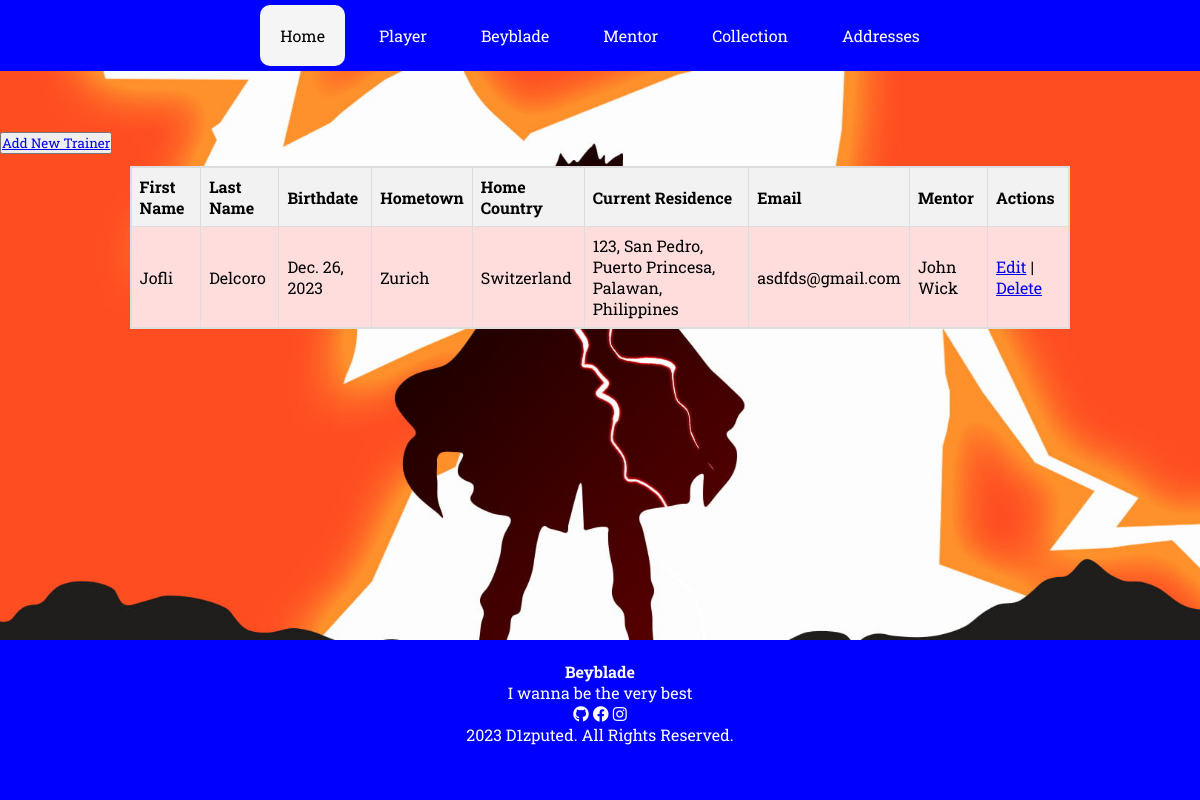
The app's page /player_list, older data.
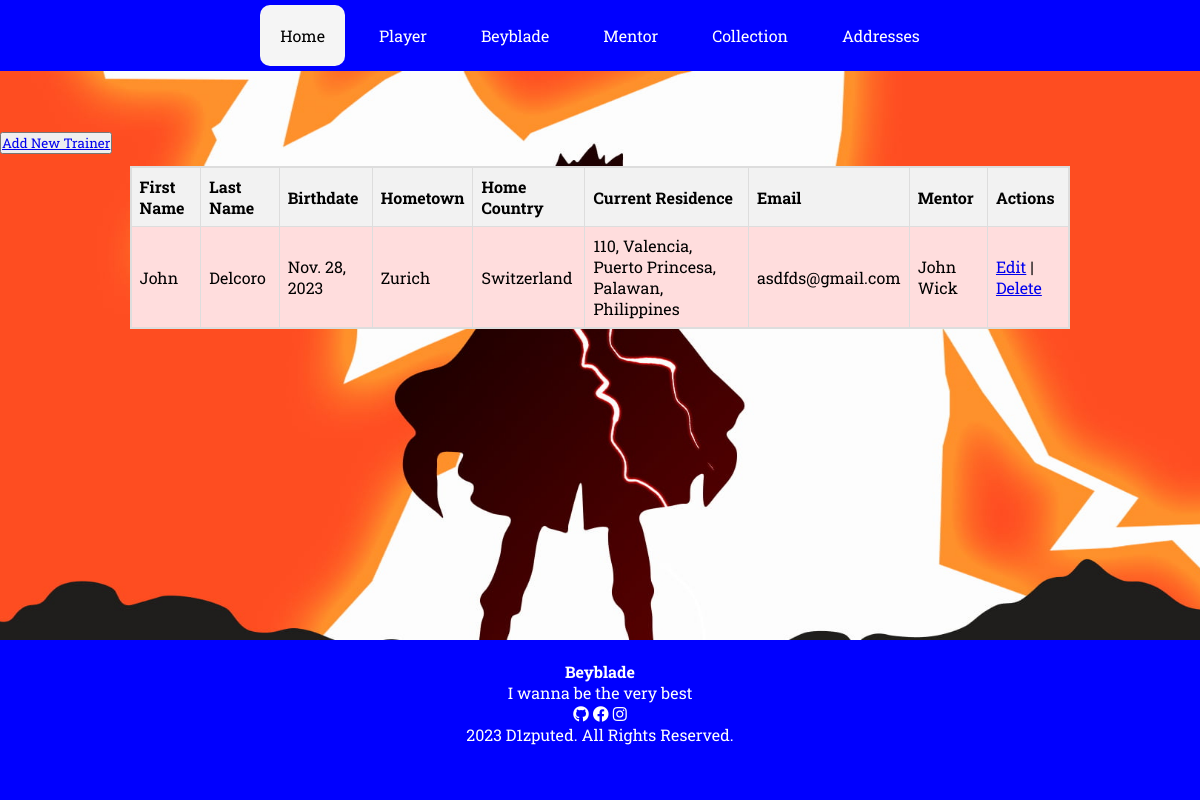
The same page, newer data.
### beyblademasterapp/models.py (models this page shows, shortened)
class BaseModel(models.Model):
    created_at = models.DateTimeField(
        auto_now_add=True, db_index=True
    )
    updated_at = models.DateTimeField(auto_now=True)
    class Meta:
        abstract = True

class Player(BaseModel):
    curAddr = models.ForeignKey(CurAddress, blank=True, null=True, on_delete=models.CASCADE, related_name='%(class)s_player')
    mentor = models.ForeignKey(Mentor, blank=True, null=True, on_delete=models.CASCADE)
    firstName = models.CharField(max_length=50, null=True, blank=True)
    lastName = models.CharField(max_length=50, null=True, blank=True)
    birthdate = models.DateField(null=True, blank=True)
    homeTown = models.CharField(max_length=250, null=True, blank=True)
    homeCountry = models.CharField(max_length=250, null=True, blank=True)
    email = models.EmailField(max_length=100, null=True, blank=True)

class CurAddress(BaseModel):
    houseNo = models.IntegerField(null=True, blank=True)
    street = models.CharField(max_length=250, null=True, blank=True)
    city = models.CharField(max_length=250, null=True, blank=True)
    province = models.CharField(max_length=250, null=True, blank=True)
    country = models.CharField(max_length=250, null=True, blank=True)
    def __str__(self):
        return ", ".join([str(self.houseNo), self.street, self.city, self.province, self.country])

class Mentor(BaseModel):
    curAddr = models.ForeignKey(CurAddress, blank=True, null=True, on_delete=models.CASCADE, related_name='%(class)s_mentor')
    firstName = models.CharField(max_length=50, null=True, blank=True)
    lastName = models.CharField(max_length=50, null=True, blank=True)
    birthdate = models.DateField(null=True, blank=True)
    homeTown = models.CharField(max_length=250, null=True, blank=True)
    homeCountry = models.CharField(max_length=250, null=True, blank=True)
    email = models.EmailField(max_length=100, null=True, blank=True)
    def __str__(self):
        return " ".join([self.firstName, self.lastName])

### beyblademasterapp/views.py (the view)
# urls.py: path('player_list', PlayerListView.as_view(), name='player-list'),
class PlayerListView(ListView):
    model = Player
    context_object_name = 'players'
    template_name = 'players.html'
    paginate_by = 5

### beyblademasterapp/templates/players.html (shortened to what this page needs)
{% extends  "base.html" %}
{% load static %}
      {% block content %}
        <button><a href="{% url "player-add" %}" class="btn btn-success btn-lg">Add New Trainer</a></button><br>
        <section class="trainers-container">
            <table class="styled-table">
                <tbody>
                  <tr>
                    <th>First Name</th>
                    <th>Last Name</th>
                    <th>Birthdate</th>
                    <th>Hometown</th>
                    <th>Home Country</th>
                    <th>Current Residence</th>
                    <th>Email</th>
                    <th>Mentor</th>
                    <th>Actions</th>
                  </tr>
                  {% for player in players%}
                  <tr>
                    <td>{{ player.firstName }}</td>
                    <td>{{ player.lastName }}</td>
                    <td>{{ player.birthdate }}</td>
                    <td>{{ player.homeTown }}</td>
                    <td>{{ player.homeCountry }}</td>
                    <td>{{ player.curAddr }}</td>
                    <td>{{ player.email }}</td>
                    <td>{{ player.mentor }}</td>
                    <td>
                      <a href="player_list/{{ player.id }}" >Edit</a> |
                      <a href="player_list/{{ player.id }}/delete" >Delete</a>
                    </td>
                  </tr>
                  {% endfor %}
                </tbody>
            </table>
        </section>
      {% endblock %}

### beyblademasterapp/templates/base.html (shortened to what this page needs)
{% load static %}
<!DOCTYPE html>
<html lang="en">
  <head>
    <link rel="stylesheet" href="{% static 'css/style.css'%}" />
    <link rel="stylesheet" href="https://cdnjs.cloudflare.com/ajax/libs/font-awesome/5.15.4/css/all.min.css">
  </head>
  <body>
    <section class="navbar">
      <a href="{% url 'home' %}" class="btn" id="active"> Home </a>
      <a href="{% url 'player-list' %}" class="btn"> Player </a>
      <a href="#" class="btn"> Beyblade </a>
      <a href="#" class="btn"> Mentor </a>
      <a href="#" class="btn"> Collection </a>
      <a href="#" class="btn"> Addresses </a>
    </section>
    <main>
      {% block content %}
      {% endblock %}
    </main>
    {% include 'includes/footer.html' %}
  </body>
</html>

### beyblademasterapp/templates/includes/footer.html
<!DOCTYPE html>
<footer>
    <br>
    <p>
        <strong>Beyblade</strong><br />
        I wanna be the very best
    </p>
    <div class="social-icons">
        <a href="https://github.com/D1zputed" target="_blank" class="icon-link">
            <i class="fab fa-github"></i>
        </a>
        <a href="https://www.facebook.com/jofliasaph16/" target="_blank" class="icon-link">
            <i class="fab fa-facebook"></i>
        </a>
        <a href="https://www.instagram.com/jofliasaph/" target="_blank" class="icon-link">
            <i class="fab fa-instagram"></i>
        </a>
    </div>
    <p>
        2023 D1zputed. All Rights Reserved.
    </p>
</footer>
</html>

### beyblademasterapp/static/css/style.css (style rules this page uses)
* { margin: 0; padding: 0; font-family: 'Roboto Slab'; }
body { background-image: url('../images/bg.jpg'); background-size: cover; background-position: center; background-attachment: fixed; min-height: 100px; margin: 0; margin-bottom: 100px; padding: 0; }
main { padding-top: 60px; padding-bottom: 60px; }
.navbar { background-color: blue; overflow: hidden; text-align: center; position: sticky; top: 0; z-index: 100; }
.navbar a { margin: 5px; float: none; display: inline-block; color: white; text-align: center; padding: 20px 20px; text-decoration: none; }
.navbar #active { border-radius: 10px; background-color: whitesmoke; color: black; }
footer { position: fixed; height: 20vh; width: 100%; background-color: blue; color: white; bottom: 0; text-align: center; }
.trainers-container { min-height: auto; border-collapse: collapse; margin: 1%; display: flex; justify-content: center; }
.trainers-container table { border-collapse: collapse; background-color: white; border: 2px solid #dddddd; }
.trainers-container th, .trainers-container td { border: 1px solid #dddddd; text-align: left; padding: 8px; }
.trainers-container th { background-color: white; }
.styled-table { width: 80%; border-collapse: collapse; border: 1px solid #ddd; }
.styled-table th { background-color: #f2f2f2; padding: 8px; text-align: left; border: 1px solid #ddd; }
.styled-table td { padding: 8px; text-align: left; border: 1px solid #ddd; }
.styled-table tbody tr:nth-child(even) { background-color: #ffdddd; }
.styled-table tbody tr:nth-child(odd) { background-color: #ffffff; }
.social-icons a { color: white; text-decoration: none; }

Row changes from the older to the newer data that the page shows:
changed Player "Delcoro": firstName "Jofli" → "John"; birthdate "Dec. 26, 2023" → "Nov. 28, 2023"; curAddr "123, San Pedro, Puerto Princesa, Palawan, Philippines" → "110, Valencia, Puerto Princesa, Palawan, Philippines"
